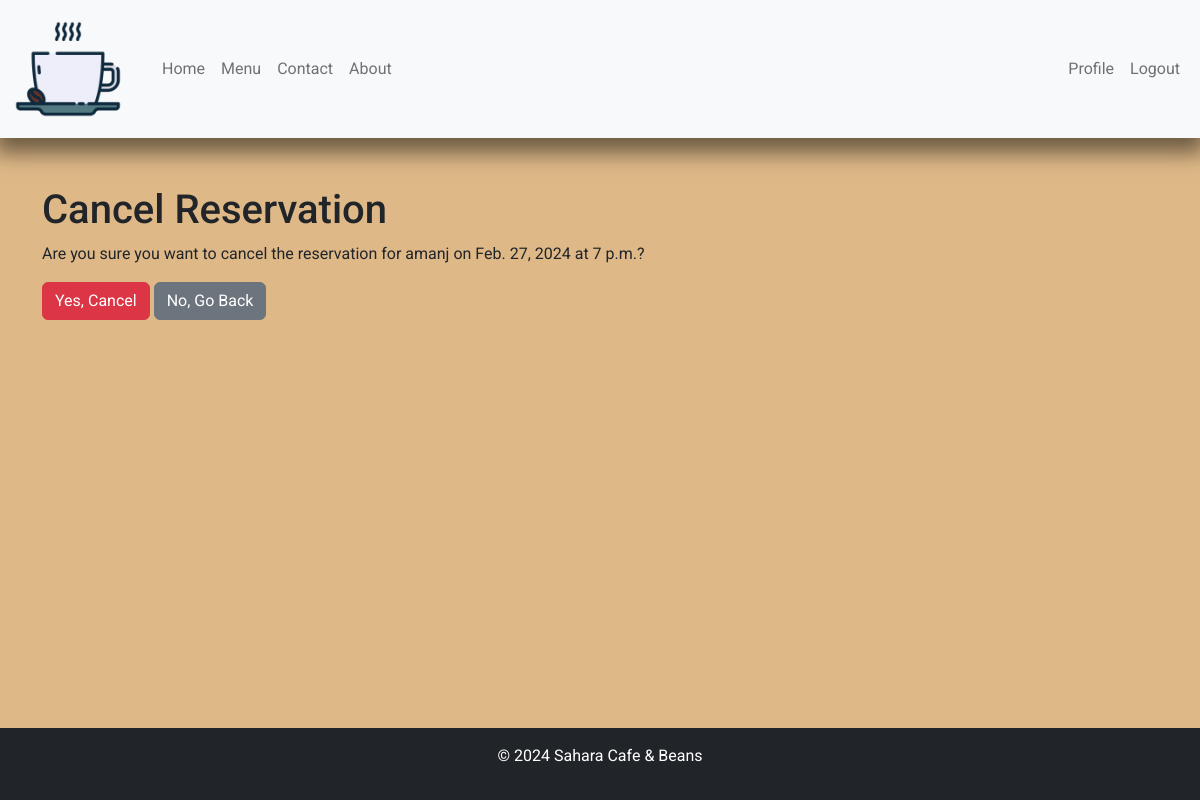
The page /reservations/cancel_reservation/54/ (signed in) on the database as committed earlier.
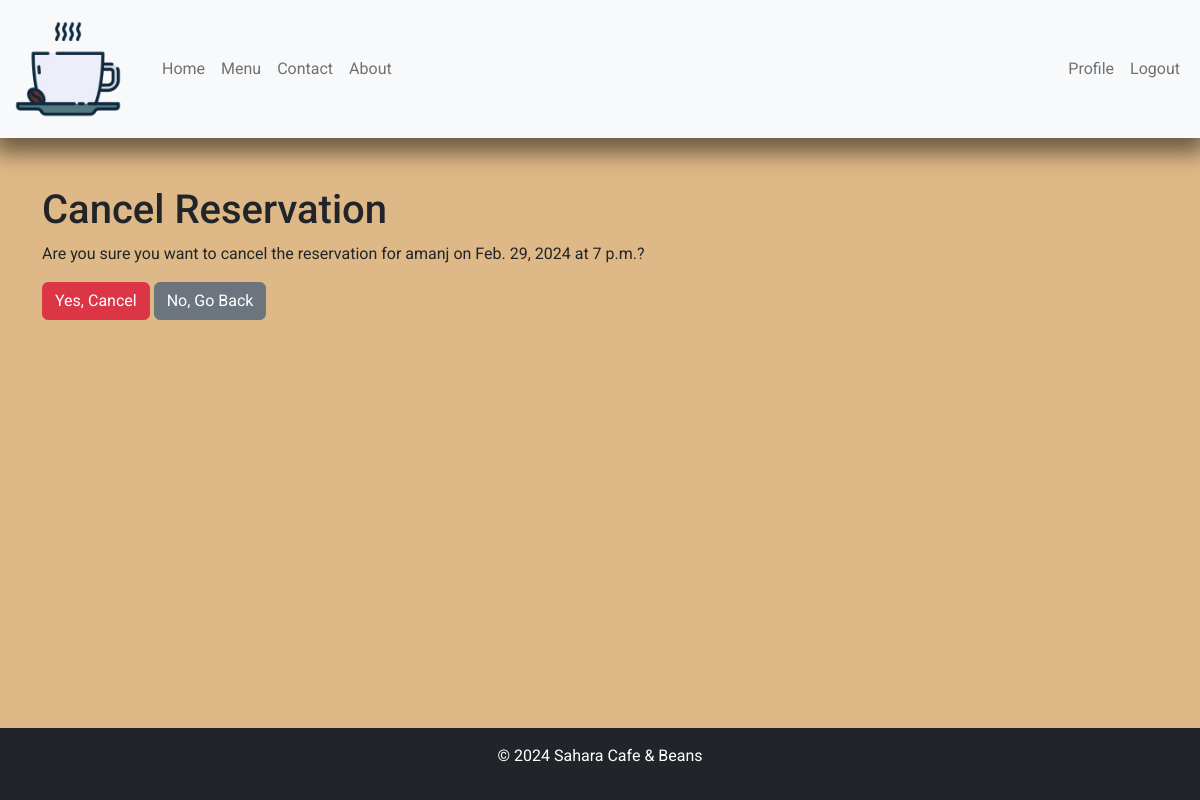
The same page on the database as committed later.
### reservations/models.py (models this page shows, shortened)
class Reservation(models.Model):
    user = models.ForeignKey(User, on_delete=models.CASCADE)
    date = models.DateField()
    time = models.TimeField(choices=times_for_reservation)
    number_of_guests = models.IntegerField(choices=numb_of_guest_choices)
    created_at = models.DateTimeField(auto_now_add=True)

### reservations/views.py (the view, shortened to what this page needs)
# urls.py: path('cancel_reservation/<int:reservation_id>/', views.cancel_reservation, name='cancel_reservation'),
@login_required
def cancel_reservation(request, reservation_id):
    reservation = get_object_or_404(Reservation, id=reservation_id, user=request.user)
    difference = (reservation.date - timezone.now().date()).days
    return render(request, 'reservations/cancel_reservation.html', {'reservation': reservation})

### reservations/templates/reservations/cancel_reservation.html (shortened to what this page needs)
{% extends 'base.html' %}
{% block content %}
<div class="container mt-5">
    <h1>Cancel Reservation</h1>
    <p>Are you sure you want to cancel the reservation for {{ reservation.user.username}} on {{reservation.date}} at {{ reservation.time}}?</p>
    <form method="post">
        <button type="submit" class="btn btn-danger">Yes, Cancel</button>
        <a href="{% url 'accounts:profile_detail' %}" class="btn btn-secondary">No, Go Back</a>
    </form>
</div>
{% endblock %}

### templates/base.html (shortened to what this page needs)
{% load static %}
<!DOCTYPE html>
<html lang="en">
<head>
    {% block extra_css %}
    <link rel="stylesheet" href="https://cdnjs.cloudflare.com/ajax/libs/bootstrap/5.2.3/css/bootstrap.min.css" />
    <link rel="stylesheet" href="{% static 'css/base.css' %}">
    {% endblock %}
</head>
<body>
    {% include 'includes/header.html' %}
    <main>
        {% block content %}
        {% endblock %}
    </main>
    {% include 'includes/footer.html' %}
</body>
</html>

### templates/includes/header.html (shortened to what this page needs)
{% load static %}
<header>
    {% with request.resolver_match.url_name as url_name %}
        <nav class="navbar navbar-expand-lg bg-light">
            <div class="container-fluid">
                <a class="navbar-brand" href="{% url 'home' %}"><img src="{% static 'images/logo.webp' %}" alt="Logo for Sahara Cafe & Beans" class="logo"></a>
                <div class="collapse navbar-collapse" id="navbarNav">
                    <ul class="navbar-nav me-auto mb-2 mb-lg-0">
                        <li class="nav-item">
                            <a class="nav-link {% if url_name == 'home' %}active{% endif %}" aria-current="page" href="{% url 'home' %}">Home</a>
                        </li>
                        <li class="nav-item">
                            <a class="nav-link {% if url_name == 'menu_list' %}active{% endif %}" href="{% url 'menu:menu_list' %}">Menu</a>
                            <li class="nav-item">
                            <a class="nav-link {% if url_name == 'contact' %}active{% endif %}" href="{% url 'contact' %}">Contact</a>
                        </li>
                        <li class="nav-item">
                            <a class="nav-link {% if url_name == 'about' %}active{% endif %}" href="{% url 'about' %}">About</a>
                        </li>
                    </ul>
                    <ul class="navbar-nav">
                        {% if request.user.is_authenticated %}
                        {% if request.user.profile %}
                        <li class="nav-item">
                            <a class="nav-link {% if url_name == 'profile_detail' %}active{% endif %}" href="{% url 'accounts:profile_detail' %}">Profile</a>
                        </li>
                        {% else %}
                            <li class="nav-item">
                                <a class="nav-link {% if url_name == 'create_profile' %}active{% endif %}" href="{% url 'accounts:create_profile' %}">Create Profile</a>
                            </li>
                        {% endif %}
                        <li class="nav-item">
                            <a class="nav-link {% if url_name == 'accounts_logout' %}active{% endif %}" href="/accounts/logout/">Logout</a>
                        </li>
                        {% endif %}
                    </ul>
                </div>
            </div>
        </nav>
    {% endwith %}
</header>

### templates/includes/footer.html
{% load static %}
<footer class="bg-dark text-white text-center py-3">
    <p>&copy; 2024 Sahara Cafe & Beans</p>
</footer>

### static/css/base.css (style rules this page uses)
:root { --font-primary: 'Roboto', sans-serif; --font-size-base: 16px; --font-size-small: 0.8rem; --font-size-large: 1.25rem; --main-color: #a0522d; --accent-color: #deb887; --background-color: #fffaf0; --box-shadow-color: 0px 10px 20px 5px rgba(0, 0, 0, 0.5); }
.navbar { background-color: var(--accent-color); box-shadow: var(--box-shadow-color); }
.navbar .navbar-brand { margin-right: 30px; }
img.logo { width: 7rem; }
html, body { height: 100%; }
body { display: flex; flex-direction: column; font-family:var(--font-primary); }
h1, h2, h3, h4, h5, h6 { font-family: var(--font-size-base); }
main { flex: 1 0 auto; background-color: var(--accent-color); }

Rows that differ between the two databases and show on the page:
changed Reservation "amanj": date "Feb. 27, 2024" → "Feb. 29, 2024"
